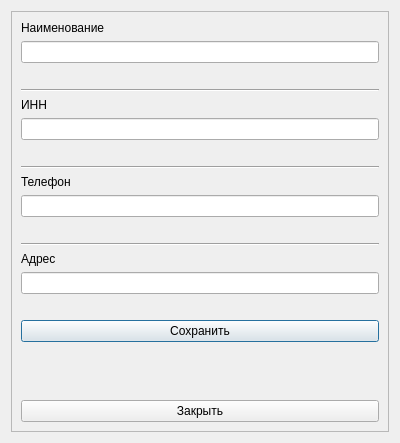
<?xml version="1.0" encoding="UTF-8"?>
<ui version="4.0">
 <class>WarehouseSystemAddCustomerDialog</class>
 <widget class="QDialog" name="WarehouseSystemAddCustomerDialog">
  <property name="geometry">
   <rect>
    <x>0</x>
    <y>0</y>
    <width>400</width>
    <height>443</height>
   </rect>
  </property>
  <property name="windowTitle">
   <string>Добавление покупателя | ООО &quot;Нинель&quot;</string>
  </property>
  <layout class="QGridLayout" name="gridLayout">
   <item row="0" column="0">
    <widget class="QFrame" name="frame">
     <property name="frameShape">
      <enum>QFrame::StyledPanel</enum>
     </property>
     <property name="frameShadow">
      <enum>QFrame::Raised</enum>
     </property>
     <layout class="QGridLayout" name="gridLayout_2">
      <item row="4" column="0">
       <widget class="QPushButton" name="pbSave">
        <property name="text">
         <string>Сохранить</string>
        </property>
       </widget>
      </item>
      <item row="1" column="0">
       <layout class="QVBoxLayout" name="verticalLayout_2">
        <item>
         <widget class="QLabel" name="leINN_Header">
          <property name="text">
           <string>ИНН</string>
          </property>
         </widget>
        </item>
        <item>
         <widget class="QLineEdit" name="leINN">
          <property name="inputMask">
           <string/>
          </property>
          <property name="maxLength">
           <number>999999999</number>
          </property>
         </widget>
        </item>
        <item>
         <widget class="QLabel" name="lCheckINN">
          <property name="text">
           <string/>
          </property>
         </widget>
        </item>
        <item>
         <widget class="Line" name="line_2">
          <property name="orientation">
           <enum>Qt::Horizontal</enum>
          </property>
         </widget>
        </item>
       </layout>
      </item>
      <item row="3" column="0">
       <layout class="QVBoxLayout" name="verticalLayout_4">
        <item>
         <widget class="QLabel" name="leAddressHeader">
          <property name="text">
           <string>Адрес</string>
          </property>
         </widget>
        </item>
        <item>
         <widget class="QLineEdit" name="leAddress"/>
        </item>
        <item>
         <widget class="QLabel" name="lCheckAddress">
          <property name="text">
           <string/>
          </property>
         </widget>
        </item>
       </layout>
      </item>
      <item row="0" column="0">
       <layout class="QVBoxLayout" name="verticalLayout">
        <item>
         <widget class="QLabel" name="lName">
          <property name="text">
           <string>Наименование</string>
          </property>
         </widget>
        </item>
        <item>
         <widget class="QLineEdit" name="leName"/>
        </item>
        <item>
         <widget class="QLabel" name="lCheckName">
          <property name="text">
           <string/>
          </property>
         </widget>
        </item>
        <item>
         <widget class="Line" name="line">
          <property name="orientation">
           <enum>Qt::Horizontal</enum>
          </property>
         </widget>
        </item>
       </layout>
      </item>
      <item row="2" column="0">
       <layout class="QVBoxLayout" name="verticalLayout_3">
        <item>
         <widget class="QLabel" name="lePhoneHeader">
          <property name="text">
           <string>Телефон</string>
          </property>
         </widget>
        </item>
        <item>
         <widget class="QLineEdit" name="lePhone">
          <property name="maxLength">
           <number>99</number>
          </property>
         </widget>
        </item>
        <item>
         <widget class="QLabel" name="lCheckPhone">
          <property name="text">
           <string/>
          </property>
         </widget>
        </item>
        <item>
         <widget class="Line" name="line_3">
          <property name="orientation">
           <enum>Qt::Horizontal</enum>
          </property>
         </widget>
        </item>
       </layout>
      </item>
      <item row="6" column="0">
       <widget class="QPushButton" name="pbClose">
        <property name="text">
         <string>Закрыть</string>
        </property>
       </widget>
      </item>
      <item row="5" column="0">
       <spacer name="verticalSpacer">
        <property name="orientation">
         <enum>Qt::Vertical</enum>
        </property>
        <property name="sizeHint" stdset="0">
         <size>
          <width>20</width>
          <height>40</height>
         </size>
        </property>
       </spacer>
      </item>
     </layout>
    </widget>
   </item>
  </layout>
 </widget>
 <tabstops>
  <tabstop>leName</tabstop>
  <tabstop>leINN</tabstop>
  <tabstop>lePhone</tabstop>
  <tabstop>leAddress</tabstop>
  <tabstop>pbSave</tabstop>
 </tabstops>
 <resources/>
 <connections/>
</ui>
